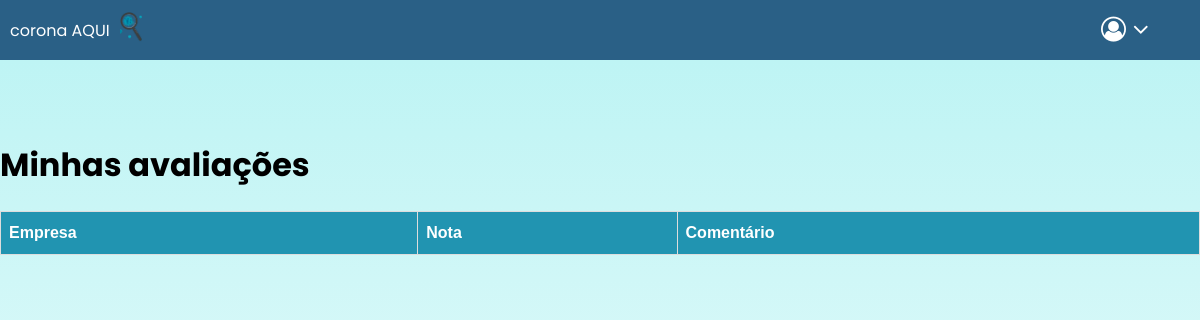
The page /registros/minhas-avaliacoes (signed in) on the database as committed earlier.
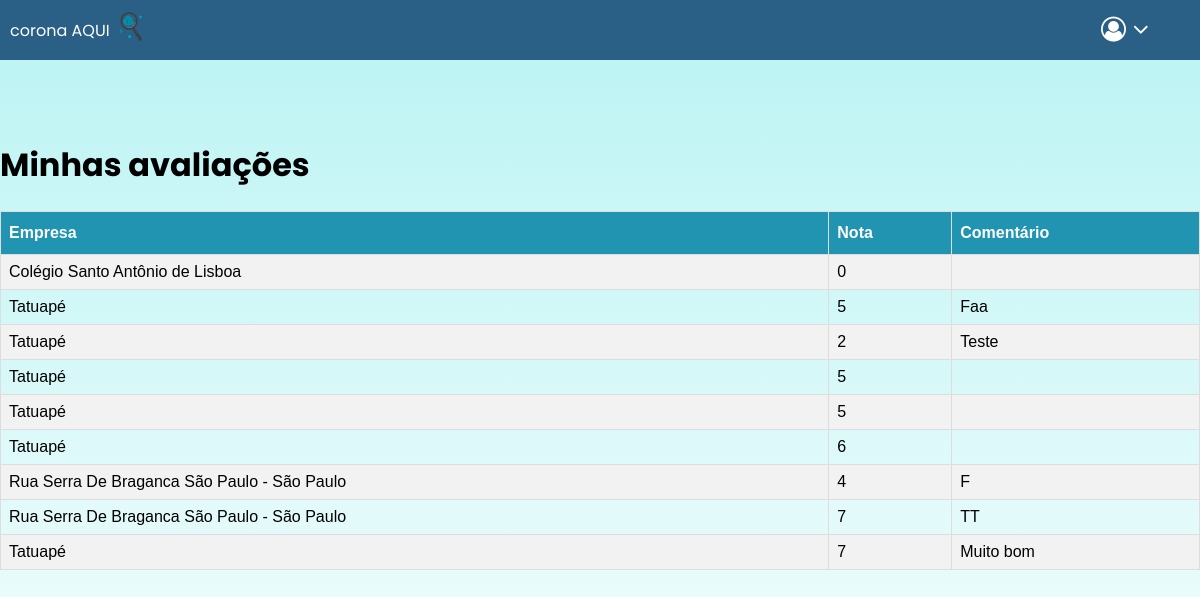
The same page on the database as committed later.
### registros/models.py (models this page shows, shortened)
class Avaliações(models.Model):
    id = models.AutoField(auto_created=True, primary_key=True, serialize=False, verbose_name='ID')
    user = models.ManyToManyField(Usuários, blank=True, related_name="usuário")
    username = models.CharField(max_length=64, default='Sem nome')
    empresaname = models.CharField(max_length=64, default='Sem nome')
    user_id = models.IntegerField(default=0)
    empresa = models.ManyToManyField(Empresas, blank=True, related_name="empresas")
    empresa_id = models.IntegerField(default=0)
    comment = models.CharField(max_length=300, default='Não deixou comentários sobre o estabelecimento.')
    grade = models.IntegerField()

### registros/views.py (the view)
# urls.py: path("minhas-avaliacoes", views.get_avaliacoes),
def get_avaliacoes(request):
    user = None
    avaliacoes_arr = []
    if request.session.has_key('username'):
        user = request.session['username']
        userid = list(Usuários.objects.filter(user=user).values('id'))[0]['id']
        avaliacoes = Avaliações.objects.filter(user_id=userid)
        return render(request, "registros/minhas-avaliacoes.html", {"user" : user, "avaliacoes" : avaliacoes})
    else:
        return render(request, "registros/minhas-avaliacoes.html", {
            "message": "Você não possui avaliações"
        })

### registros/templates/registros/minhas-avaliacoes.html
{% extends "registros/layout.html" %}
{% block body %}
    <h1>Minhas avaliações</h1>
    <table id="customers">
        <tr>
          <th>Empresa</th>
          <th>Nota</th>
          <th>Comentário</th>
        </tr>
        {% for avaliacao in avaliacoes %}
        <tr>
            <td>{{ avaliacao.empresaname }}</td>
            <td>{{ avaliacao.grade }}</td>
            <td>{{ avaliacao.comment }}</td>
        </tr>
        {% endfor %}
    </table>
{% endblock %}

Rows that differ between the two databases and show on the page:
added Avaliações: empresaname "Colégio Santo Antônio de Lisboa", grade "0"
added Avaliações: empresaname "Tatuapé", grade "5", comment "Faa"
added Avaliações: empresaname "Tatuapé", grade "2", comment "Teste"
added Avaliações: empresaname "Tatuapé", grade "5"
added Avaliações: empresaname "Tatuapé", grade "5"
added Avaliações: empresaname "Tatuapé", grade "6"
added Avaliações: empresaname "Rua Serra De Braganca São Paulo - São Paulo", grade "4", comment "F"
added Avaliações: empresaname "Rua Serra De Braganca São Paulo - São Paulo", grade "7", comment "TT"
added Avaliações: empresaname "Tatuapé", grade "7", comment "Muito bom"
